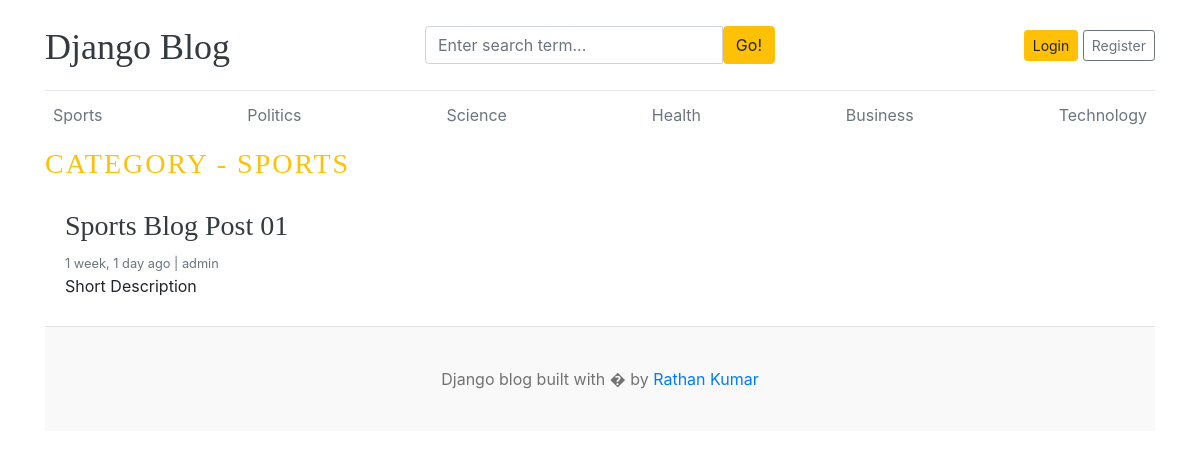
/category/1/, run on an earlier commit of the app's database.
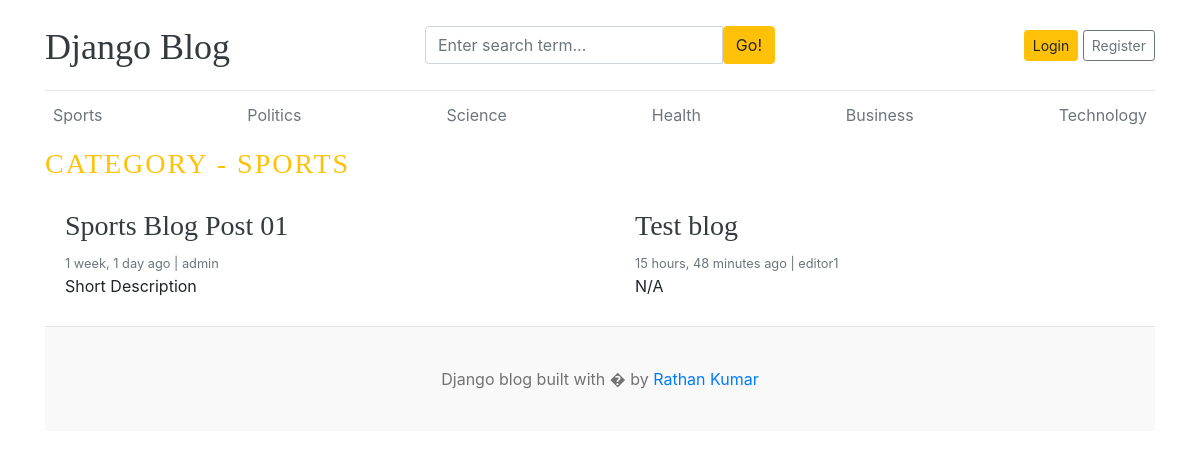
And on a later commit of the database.
### blogs/models.py (models this page shows, shortened)
class Category(models.Model):
    category_name = models.CharField(max_length=50, unique=True)
    created_at = models.DateTimeField(auto_now_add=True)
    updated_at = models.DateTimeField(auto_now=True)
    class Meta:
        verbose_name_plural = "categories"
    def __str__(self):
        return self.category_name

class Blog(models.Model):
    title = models.CharField(max_length=100)
    slug = models.SlugField(max_length=100)
    category = models.ForeignKey(Category, on_delete=models.CASCADE)
    author = models.ForeignKey(User, on_delete=models.CASCADE)
    featured_image = models.ImageField(upload_to="uploads/%Y/%m/%d")
    short_description = models.TextField(max_length=500)
    blog_body = models.TextField(max_length=2000)
    status = models.CharField(max_length=20, choices=STATUS_CHOICES, default="Draft")
    is_featured = models.BooleanField(default=False)
    created_at = models.DateTimeField(auto_now_add=True)
    updated_at = models.DateTimeField(auto_now=True)

### blogs/views.py (the view)
# urls.py: path("<int:category_id>/", views.posts_by_category, name="posts_by_category"),
def posts_by_category(request, category_id):
    posts = Blog.objects.filter(status="Published", category=category_id)
    try:
        category = Category.objects.get(pk=category_id)
    except:
        return redirect("home")
    context = {
        "posts": posts,
        "category": category,
    }
    return render(request, "posts_by_category.html", context)

### blogs/context_processors.py (called while the page is built)
def get_categories(request):
    categories = Category.objects.all()
    return dict(categories=categories)

### templates/posts_by_category.html
{% extends 'base.html' %}
{% block content %}
<h3 class="text-uppercase text-warning" style="letter-spacing: 2px;">Category - {{ category }} </h3>
<div class="row mb-2">
    {% if posts %}
    {% for post in posts %}
        <div class="col-md-6">
            <div class="card border-0" >
            <div class="card-body">
                <h3> <a href="{% url 'blogs' post.slug %}" class="text-dark">{{ post.title }}</a> </h3>
                <small class="mb-1 text-muted"> {{ post.created_at | timesince }} ago | {{ post.author }} </small>
                <p class="card-text"> {{ post.short_description | truncatewords:10 }} </p>
            </div>
            </div>
        </div>
    {% endfor %}
    {% else %}
        <p>No posts found</p>
    {% endif %}
</div>
{% endblock %}

### templates/base.html (shortened to what this page needs)
{% load static %}
<!DOCTYPE html>
<html lang="en">
<head>
    <link href="https://getbootstrap.com/docs/4.0/dist/css/bootstrap.min.css" rel="stylesheet">
    <link href="{% static 'css/blog.css' %}" rel="stylesheet">
  </head>
<body>
    <div class="container">
      <header class="blog-header py-3">
        <div class="row flex-nowrap justify-content-between align-items-center">
          <div class="col-4 pt-1">
            <a class="blog-header-logo text-dark" href="/">Django Blog</a>
          </div>
          <div class="col-4">
            <form action="{% url 'search' %}" method="GET">
              <div class="input-group">
                <input class="form-control" type="text" name="keyword" value="{{ keyword }}" placeholder="Enter search term..." aria-label="Enter search term..." aria-describedby="button-search" />
                <button type="submit" class="btn btn-warning" id="button-search" type="button">Go!</button>
            </div>
            </form>
          </div>
          <div class="col-4 d-flex justify-content-end align-items-center">
            {% if not user.is_authenticated %}
            <a class="btn btn-sm btn-warning" href="{% url 'login' %}">Login</a> &nbsp;
            <a class="btn btn-sm btn-outline-secondary" href="{% url 'register' %}">Register</a>
            {% else %}
            <span><a href="{% url 'dashboard' %}">Dashboard</a></span>
            &emsp;
            <span><a href="{% url 'logout' %}">Logout</a></span>
            {% endif %}
          </div>
        </div>
      </header>
      <div class="nav-scroller py-1 mb-2">
        <nav class="nav d-flex justify-content-between">
          {% for cat in categories %}
          <a class="p-2 text-muted" href="{% url 'posts_by_category' cat.id %}"> {{ cat.category_name }} </a>
          {% endfor %}
        </nav>
      </div>
{% block content %}
{% endblock %}
<footer class="blog-footer">
    <p>Django blog built with � by <a href="#">Rathan Kumar</a></p>
  </footer>
  </body>
  </html>

### blog_main/static/css/blog.css (style rules this page uses)
.blog-header { border-bottom: 1px solid #e5e5e5; }
.blog-header-logo { font-family: "Playfair Display", Georgia, "Times New Roman", serif; font-size: 2.25rem; }
h1, h2, h3, h4, h5, h6 { font-family: "Playfair Display", Georgia, "Times New Roman", serif; }
.blog-footer { padding: 2.5rem 0; color: #727272; text-align: center; background-color: #f9f9f9; border-top: .05rem solid #e5e5e5; }
.blog-footer p:last-child { margin-bottom: 0; }

What changed in the data, as far as the page shows it:
added Blog: title "Test blog", created_at "15 hours, 48 minutes", author "editor1", short_description "N/A"
